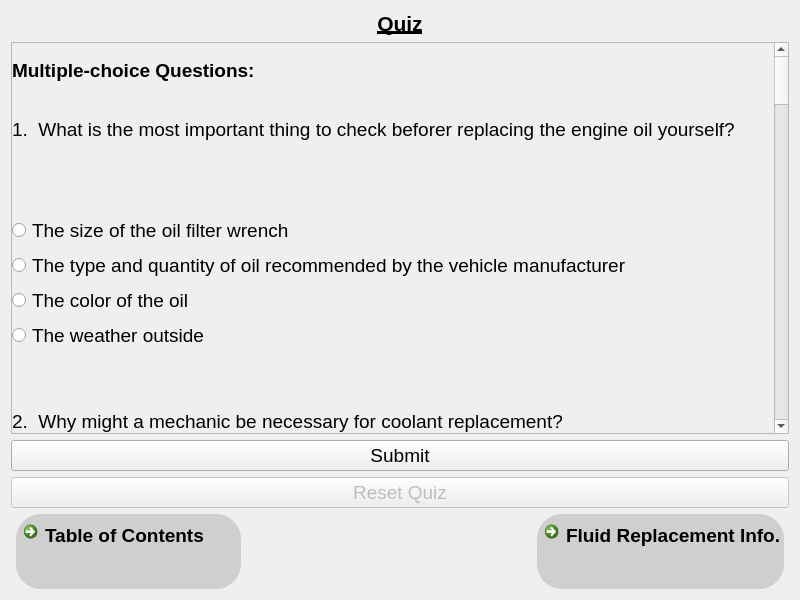
<?xml version="1.0" encoding="UTF-8"?>
<ui version="4.0">
 <class>FluidReplacementQuizForm</class>
 <widget class="QWidget" name="FluidReplacementQuizForm">
  <property name="geometry">
   <rect>
    <x>0</x>
    <y>0</y>
    <width>800</width>
    <height>600</height>
   </rect>
  </property>
  <property name="minimumSize">
   <size>
    <width>800</width>
    <height>600</height>
   </size>
  </property>
  <property name="maximumSize">
   <size>
    <width>3840</width>
    <height>2160</height>
   </size>
  </property>
  <property name="windowTitle">
   <string>Form</string>
  </property>
  <layout class="QVBoxLayout" name="verticalLayout_2" stretch="0,1,0,0,0">
   <item>
    <widget class="QLabel" name="titleLabel">
     <property name="font">
      <font>
       <pointsize>16</pointsize>
       <bold>true</bold>
       <underline>true</underline>
      </font>
     </property>
     <property name="text">
      <string>Quiz</string>
     </property>
     <property name="alignment">
      <set>Qt::AlignmentFlag::AlignCenter</set>
     </property>
    </widget>
   </item>
   <item>
    <widget class="QScrollArea" name="scrollArea">
     <property name="sizePolicy">
      <sizepolicy hsizetype="Expanding" vsizetype="Expanding">
       <horstretch>1</horstretch>
       <verstretch>1</verstretch>
      </sizepolicy>
     </property>
     <property name="verticalScrollBarPolicy">
      <enum>Qt::ScrollBarPolicy::ScrollBarAlwaysOn</enum>
     </property>
     <property name="widgetResizable">
      <bool>true</bool>
     </property>
     <widget class="QWidget" name="scrollAreaWidgetContents">
      <property name="geometry">
       <rect>
        <x>0</x>
        <y>0</y>
        <width>763</width>
        <height>3000</height>
       </rect>
      </property>
      <property name="sizePolicy">
       <sizepolicy hsizetype="Preferred" vsizetype="Preferred">
        <horstretch>0</horstretch>
        <verstretch>0</verstretch>
       </sizepolicy>
      </property>
      <property name="minimumSize">
       <size>
        <width>0</width>
        <height>3000</height>
       </size>
      </property>
      <widget class="QWidget" name="verticalLayoutWidget">
       <property name="geometry">
        <rect>
         <x>0</x>
         <y>0</y>
         <width>1045</width>
         <height>2838</height>
        </rect>
       </property>
       <layout class="QVBoxLayout" name="verticalLayout">
        <property name="sizeConstraint">
         <enum>QLayout::SizeConstraint::SetDefaultConstraint</enum>
        </property>
        <item>
         <widget class="QLabel" name="multipleChoiceLabel">
          <property name="font">
           <font>
            <pointsize>14</pointsize>
            <bold>true</bold>
           </font>
          </property>
          <property name="text">
           <string>Multiple-choice Questions:</string>
          </property>
         </widget>
        </item>
        <item>
         <widget class="QLabel" name="q1QuestionLabel">
          <property name="minimumSize">
           <size>
            <width>0</width>
            <height>50</height>
           </size>
          </property>
          <property name="maximumSize">
           <size>
            <width>16777215</width>
            <height>50</height>
           </size>
          </property>
          <property name="font">
           <font>
            <pointsize>14</pointsize>
           </font>
          </property>
          <property name="text">
           <string>1.  What is the most important thing to check beforer replacing the engine oil yourself?</string>
          </property>
         </widget>
        </item>
        <item>
         <widget class="QLabel" name="q1ResultLabel">
          <property name="sizePolicy">
           <sizepolicy hsizetype="Minimum" vsizetype="Minimum">
            <horstretch>0</horstretch>
            <verstretch>0</verstretch>
           </sizepolicy>
          </property>
          <property name="maximumSize">
           <size>
            <width>16777215</width>
            <height>50</height>
           </size>
          </property>
          <property name="font">
           <font>
            <pointsize>14</pointsize>
           </font>
          </property>
          <property name="styleSheet">
           <string notr="true"/>
          </property>
          <property name="text">
           <string/>
          </property>
         </widget>
        </item>
        <item>
         <widget class="QRadioButton" name="q1AnswerAButton">
          <property name="font">
           <font>
            <pointsize>14</pointsize>
           </font>
          </property>
          <property name="text">
           <string>The size of the oil filter wrench</string>
          </property>
          <attribute name="buttonGroup">
           <string notr="true">q1ButtonGroup</string>
          </attribute>
         </widget>
        </item>
        <item>
         <widget class="QRadioButton" name="q1AnswerBButton">
          <property name="font">
           <font>
            <pointsize>14</pointsize>
           </font>
          </property>
          <property name="text">
           <string>The type and quantity of oil recommended by the vehicle manufacturer</string>
          </property>
          <attribute name="buttonGroup">
           <string notr="true">q1ButtonGroup</string>
          </attribute>
         </widget>
        </item>
        <item>
         <widget class="QRadioButton" name="q1AnswerCButton">
          <property name="font">
           <font>
            <pointsize>14</pointsize>
           </font>
          </property>
          <property name="text">
           <string>The color of the oil</string>
          </property>
          <attribute name="buttonGroup">
           <string notr="true">q1ButtonGroup</string>
          </attribute>
         </widget>
        </item>
        <item>
         <widget class="QRadioButton" name="q1AnswerDButton">
          <property name="font">
           <font>
            <pointsize>14</pointsize>
           </font>
          </property>
          <property name="text">
           <string>The weather outside</string>
          </property>
          <attribute name="buttonGroup">
           <string notr="true">q1ButtonGroup</string>
          </attribute>
         </widget>
        </item>
        <item>
         <spacer name="verticalSpacer">
          <property name="orientation">
           <enum>Qt::Orientation::Vertical</enum>
          </property>
          <property name="sizeType">
           <enum>QSizePolicy::Policy::Fixed</enum>
          </property>
          <property name="sizeHint" stdset="0">
           <size>
            <width>20</width>
            <height>40</height>
           </size>
          </property>
         </spacer>
        </item>
        <item>
         <widget class="QLabel" name="q2QuestionLabel">
          <property name="minimumSize">
           <size>
            <width>0</width>
            <height>50</height>
           </size>
          </property>
          <property name="maximumSize">
           <size>
            <width>745</width>
            <height>50</height>
           </size>
          </property>
          <property name="font">
           <font>
            <pointsize>14</pointsize>
           </font>
          </property>
          <property name="text">
           <string>2.  Why might a mechanic be necessary for coolant replacement?</string>
          </property>
          <property name="wordWrap">
           <bool>true</bool>
          </property>
         </widget>
        </item>
        <item>
         <widget class="QLabel" name="q2ResultLabel">
          <property name="maximumSize">
           <size>
            <width>16777215</width>
            <height>50</height>
           </size>
          </property>
          <property name="font">
           <font>
            <pointsize>14</pointsize>
           </font>
          </property>
          <property name="styleSheet">
           <string notr="true"/>
          </property>
          <property name="text">
           <string/>
          </property>
         </widget>
        </item>
        <item>
         <widget class="QRadioButton" name="q2AnswerAButton">
          <property name="font">
           <font>
            <pointsize>14</pointsize>
           </font>
          </property>
          <property name="text">
           <string>Draining the coolant requires specialized tools</string>
          </property>
          <attribute name="buttonGroup">
           <string notr="true">q2ButtonGroup</string>
          </attribute>
         </widget>
        </item>
        <item>
         <widget class="QRadioButton" name="q2AnswerBButton">
          <property name="font">
           <font>
            <pointsize>14</pointsize>
           </font>
          </property>
          <property name="text">
           <string>Adding coolant to the radiator is illegal without certification</string>
          </property>
          <attribute name="buttonGroup">
           <string notr="true">q2ButtonGroup</string>
          </attribute>
         </widget>
        </item>
        <item>
         <widget class="QRadioButton" name="q2AnswerCButton">
          <property name="font">
           <font>
            <pointsize>14</pointsize>
           </font>
          </property>
          <property name="text">
           <string>Coolant is only available at specialized shops</string>
          </property>
          <attribute name="buttonGroup">
           <string notr="true">q2ButtonGroup</string>
          </attribute>
         </widget>
        </item>
        <item>
         <widget class="QRadioButton" name="q2AnswerDButton">
          <property name="font">
           <font>
            <pointsize>14</pointsize>
           </font>
          </property>
          <property name="text">
           <string>A flush may be needed, and leaks in the radiator or hoses might need repair</string>
          </property>
          <attribute name="buttonGroup">
           <string notr="true">q2ButtonGroup</string>
          </attribute>
         </widget>
        </item>
        <item>
         <spacer name="verticalSpacer_2">
          <property name="orientation">
           <enum>Qt::Orientation::Vertical</enum>
          </property>
          <property name="sizeType">
           <enum>QSizePolicy::Policy::Fixed</enum>
          </property>
          <property name="sizeHint" stdset="0">
           <size>
            <width>20</width>
            <height>40</height>
           </size>
          </property>
         </spacer>
        </item>
        <item>
         <widget class="QLabel" name="q3QuestionLabel">
          <property name="minimumSize">
           <size>
            <width>0</width>
            <height>50</height>
           </size>
          </property>
          <property name="maximumSize">
           <size>
            <width>16777215</width>
            <height>50</height>
           </size>
          </property>
          <property name="font">
           <font>
            <pointsize>14</pointsize>
           </font>
          </property>
          <property name="text">
           <string>3.  Why is replacing brake fluid challenging for most people?</string>
          </property>
         </widget>
        </item>
        <item>
         <widget class="QLabel" name="q3ResultLabel">
          <property name="font">
           <font>
            <pointsize>14</pointsize>
           </font>
          </property>
          <property name="styleSheet">
           <string notr="true"/>
          </property>
          <property name="text">
           <string/>
          </property>
         </widget>
        </item>
        <item>
         <widget class="QRadioButton" name="q3AnswerAButton">
          <property name="font">
           <font>
            <pointsize>14</pointsize>
           </font>
          </property>
          <property name="text">
           <string>It requires bleeding the brakes properly to remove air from the system</string>
          </property>
          <attribute name="buttonGroup">
           <string notr="true">q3ButtonGroup</string>
          </attribute>
         </widget>
        </item>
        <item>
         <widget class="QRadioButton" name="q3AnswerBButton">
          <property name="font">
           <font>
            <pointsize>14</pointsize>
           </font>
          </property>
          <property name="text">
           <string>Brake fluid is flammable</string>
          </property>
          <attribute name="buttonGroup">
           <string notr="true">q3ButtonGroup</string>
          </attribute>
         </widget>
        </item>
        <item>
         <widget class="QRadioButton" name="q3AnswerCButton">
          <property name="font">
           <font>
            <pointsize>14</pointsize>
           </font>
          </property>
          <property name="text">
           <string>It requires a license to handle brake fluid</string>
          </property>
          <attribute name="buttonGroup">
           <string notr="true">q3ButtonGroup</string>
          </attribute>
         </widget>
        </item>
        <item>
         <widget class="QRadioButton" name="q3AnswerDButton">
          <property name="font">
           <font>
            <pointsize>14</pointsize>
           </font>
          </property>
          <property name="text">
           <string>The fluid must be heated before use</string>
          </property>
          <attribute name="buttonGroup">
           <string notr="true">q3ButtonGroup</string>
          </attribute>
         </widget>
        </item>
        <item>
         <spacer name="verticalSpacer_3">
          <property name="orientation">
           <enum>Qt::Orientation::Vertical</enum>
          </property>
          <property name="sizeType">
           <enum>QSizePolicy::Policy::Fixed</enum>
          </property>
          <property name="sizeHint" stdset="0">
           <size>
            <width>20</width>
            <height>40</height>
           </size>
          </property>
         </spacer>
        </item>
        <item>
         <widget class="QLabel" name="q4QuestionLabel">
          <property name="minimumSize">
           <size>
            <width>0</width>
            <height>50</height>
           </size>
          </property>
          <property name="maximumSize">
           <size>
            <width>745</width>
            <height>16777215</height>
           </size>
          </property>
          <property name="font">
           <font>
            <pointsize>14</pointsize>
           </font>
          </property>
          <property name="text">
           <string>4.  What is the correct way to replace winshield washer fluid?</string>
          </property>
          <property name="wordWrap">
           <bool>true</bool>
          </property>
         </widget>
        </item>
        <item>
         <widget class="QLabel" name="q4ResultLabel">
          <property name="font">
           <font>
            <pointsize>14</pointsize>
           </font>
          </property>
          <property name="styleSheet">
           <string notr="true"/>
          </property>
          <property name="text">
           <string/>
          </property>
         </widget>
        </item>
        <item>
         <widget class="QRadioButton" name="q4AnswerAButton">
          <property name="font">
           <font>
            <pointsize>14</pointsize>
           </font>
          </property>
          <property name="text">
           <string>Pour directly onto the windshield</string>
          </property>
          <attribute name="buttonGroup">
           <string notr="true">q4ButtonGroup</string>
          </attribute>
         </widget>
        </item>
        <item>
         <widget class="QRadioButton" name="q4AnswerBButton">
          <property name="font">
           <font>
            <pointsize>14</pointsize>
           </font>
          </property>
          <property name="text">
           <string>Add it to the engine oil reservoir</string>
          </property>
          <attribute name="buttonGroup">
           <string notr="true">q4ButtonGroup</string>
          </attribute>
         </widget>
        </item>
        <item>
         <widget class="QRadioButton" name="q4AnswerCButton">
          <property name="font">
           <font>
            <pointsize>14</pointsize>
           </font>
          </property>
          <property name="text">
           <string>Fill the washer fluid reservoir until full</string>
          </property>
          <attribute name="buttonGroup">
           <string notr="true">q4ButtonGroup</string>
          </attribute>
         </widget>
        </item>
        <item>
         <widget class="QRadioButton" name="q4AnswerDButton">
          <property name="font">
           <font>
            <pointsize>14</pointsize>
           </font>
          </property>
          <property name="text">
           <string>Pour it into the radiator</string>
          </property>
          <attribute name="buttonGroup">
           <string notr="true">q4ButtonGroup</string>
          </attribute>
         </widget>
        </item>
        <item>
         <spacer name="verticalSpacer_4">
          <property name="orientation">
           <enum>Qt::Orientation::Vertical</enum>
          </property>
          <property name="sizeType">
           <enum>QSizePolicy::Policy::Fixed</enum>
          </property>
          <property name="sizeHint" stdset="0">
           <size>
            <width>20</width>
            <height>40</height>
           </size>
          </property>
         </spacer>
        </item>
        <item>
         <widget class="QLabel" name="trueFalseLabel">
          <property name="font">
           <font>
            <pointsize>14</pointsize>
            <bold>true</bold>
           </font>
          </property>
          <property name="text">
           <string>True/False Questions:</string>
          </property>
         </widget>
        </item>
        <item>
         <widget class="QLabel" name="q5QuestionLabel">
          <property name="minimumSize">
           <size>
            <width>0</width>
            <height>50</height>
           </size>
          </property>
          <property name="maximumSize">
           <size>
            <width>745</width>
            <height>16777215</height>
           </size>
          </property>
          <property name="font">
           <font>
            <pointsize>14</pointsize>
           </font>
          </property>
          <property name="text">
           <string>5.  You should always use the transmission fluid specified in the owner's manual to avoid damage to the transmission.</string>
          </property>
          <property name="wordWrap">
           <bool>true</bool>
          </property>
         </widget>
        </item>
        <item>
         <widget class="QLabel" name="q5ResultLabel">
          <property name="font">
           <font>
            <pointsize>14</pointsize>
           </font>
          </property>
          <property name="styleSheet">
           <string notr="true"/>
          </property>
          <property name="text">
           <string/>
          </property>
         </widget>
        </item>
        <item>
         <widget class="QRadioButton" name="q5AnswerTrueButton">
          <property name="font">
           <font>
            <pointsize>14</pointsize>
           </font>
          </property>
          <property name="text">
           <string>True</string>
          </property>
          <attribute name="buttonGroup">
           <string notr="true">q5ButtonGroup</string>
          </attribute>
         </widget>
        </item>
        <item>
         <widget class="QRadioButton" name="q5AnswerFalseButton">
          <property name="font">
           <font>
            <pointsize>14</pointsize>
           </font>
          </property>
          <property name="text">
           <string>False</string>
          </property>
          <attribute name="buttonGroup">
           <string notr="true">q5ButtonGroup</string>
          </attribute>
         </widget>
        </item>
        <item>
         <spacer name="verticalSpacer_5">
          <property name="orientation">
           <enum>Qt::Orientation::Vertical</enum>
          </property>
          <property name="sizeType">
           <enum>QSizePolicy::Policy::Fixed</enum>
          </property>
          <property name="sizeHint" stdset="0">
           <size>
            <width>20</width>
            <height>40</height>
           </size>
          </property>
         </spacer>
        </item>
        <item>
         <widget class="QLabel" name="q6QuestionLabel">
          <property name="sizePolicy">
           <sizepolicy hsizetype="Preferred" vsizetype="Preferred">
            <horstretch>0</horstretch>
            <verstretch>0</verstretch>
           </sizepolicy>
          </property>
          <property name="minimumSize">
           <size>
            <width>0</width>
            <height>50</height>
           </size>
          </property>
          <property name="maximumSize">
           <size>
            <width>745</width>
            <height>16777215</height>
           </size>
          </property>
          <property name="font">
           <font>
            <pointsize>14</pointsize>
           </font>
          </property>
          <property name="text">
           <string>6.  Windshield washer fluid replacement always requires a mechanic</string>
          </property>
          <property name="scaledContents">
           <bool>false</bool>
          </property>
          <property name="wordWrap">
           <bool>true</bool>
          </property>
         </widget>
        </item>
        <item>
         <widget class="QLabel" name="q6ResultLabel">
          <property name="font">
           <font>
            <pointsize>14</pointsize>
           </font>
          </property>
          <property name="styleSheet">
           <string notr="true"/>
          </property>
          <property name="text">
           <string/>
          </property>
         </widget>
        </item>
        <item>
         <widget class="QRadioButton" name="q6AnswerTrueButton">
          <property name="font">
           <font>
            <pointsize>14</pointsize>
           </font>
          </property>
          <property name="text">
           <string>True</string>
          </property>
          <attribute name="buttonGroup">
           <string notr="true">q6ButtonGroup</string>
          </attribute>
         </widget>
        </item>
        <item>
         <widget class="QRadioButton" name="q6AnswerFalseButton">
          <property name="font">
           <font>
            <pointsize>14</pointsize>
           </font>
          </property>
          <property name="text">
           <string>False</string>
          </property>
          <attribute name="buttonGroup">
           <string notr="true">q6ButtonGroup</string>
          </attribute>
         </widget>
        </item>
        <item>
         <spacer name="verticalSpacer_6">
          <property name="orientation">
           <enum>Qt::Orientation::Vertical</enum>
          </property>
          <property name="sizeType">
           <enum>QSizePolicy::Policy::Fixed</enum>
          </property>
          <property name="sizeHint" stdset="0">
           <size>
            <width>20</width>
            <height>40</height>
           </size>
          </property>
         </spacer>
        </item>
        <item>
         <widget class="QLabel" name="fillInTheBlankLabel">
          <property name="font">
           <font>
            <pointsize>14</pointsize>
            <bold>true</bold>
           </font>
          </property>
          <property name="text">
           <string>Fill-in-the-blank Questions:</string>
          </property>
         </widget>
        </item>
        <item>
         <widget class="QLabel" name="q7QuestionLabel">
          <property name="minimumSize">
           <size>
            <width>0</width>
            <height>50</height>
           </size>
          </property>
          <property name="maximumSize">
           <size>
            <width>745</width>
            <height>16777215</height>
           </size>
          </property>
          <property name="font">
           <font>
            <pointsize>14</pointsize>
           </font>
          </property>
          <property name="text">
           <string>7. ________________ fluid helps the driver turn the steering wheel more easily.</string>
          </property>
          <property name="wordWrap">
           <bool>true</bool>
          </property>
         </widget>
        </item>
        <item>
         <widget class="QLabel" name="q7ResultLabel">
          <property name="font">
           <font>
            <pointsize>14</pointsize>
           </font>
          </property>
          <property name="styleSheet">
           <string notr="true"/>
          </property>
          <property name="text">
           <string/>
          </property>
         </widget>
        </item>
        <item>
         <widget class="QLineEdit" name="q7AnswerLine">
          <property name="font">
           <font>
            <pointsize>14</pointsize>
            <italic>true</italic>
           </font>
          </property>
          <property name="placeholderText">
           <string>&lt;Answer&gt;</string>
          </property>
         </widget>
        </item>
        <item>
         <spacer name="verticalSpacer_7">
          <property name="orientation">
           <enum>Qt::Orientation::Vertical</enum>
          </property>
          <property name="sizeType">
           <enum>QSizePolicy::Policy::Fixed</enum>
          </property>
          <property name="sizeHint" stdset="0">
           <size>
            <width>20</width>
            <height>40</height>
           </size>
          </property>
         </spacer>
        </item>
        <item>
         <widget class="QLabel" name="q8QuestionLabel">
          <property name="minimumSize">
           <size>
            <width>745</width>
            <height>50</height>
           </size>
          </property>
          <property name="maximumSize">
           <size>
            <width>745</width>
            <height>16777215</height>
           </size>
          </property>
          <property name="font">
           <font>
            <pointsize>14</pointsize>
           </font>
          </property>
          <property name="text">
           <string>8.  To avoid engine damage, always use the correct type of _____________ when replacing it in your car.</string>
          </property>
          <property name="wordWrap">
           <bool>true</bool>
          </property>
         </widget>
        </item>
        <item>
         <widget class="QLabel" name="q8ResultLabel">
          <property name="font">
           <font>
            <pointsize>14</pointsize>
           </font>
          </property>
          <property name="styleSheet">
           <string notr="true"/>
          </property>
          <property name="text">
           <string/>
          </property>
         </widget>
        </item>
        <item>
         <widget class="QLineEdit" name="q8AnswerLine">
          <property name="font">
           <font>
            <pointsize>14</pointsize>
            <italic>true</italic>
           </font>
          </property>
          <property name="placeholderText">
           <string>&lt;Answer&gt;</string>
          </property>
         </widget>
        </item>
        <item>
         <spacer name="verticalSpacer_8">
          <property name="orientation">
           <enum>Qt::Orientation::Vertical</enum>
          </property>
          <property name="sizeType">
           <enum>QSizePolicy::Policy::Fixed</enum>
          </property>
          <property name="sizeHint" stdset="0">
           <size>
            <width>20</width>
            <height>40</height>
           </size>
          </property>
         </spacer>
        </item>
        <item>
         <widget class="QLabel" name="scenarioBasedLabel">
          <property name="font">
           <font>
            <pointsize>14</pointsize>
            <bold>true</bold>
           </font>
          </property>
          <property name="text">
           <string>Scenario-based Questions:</string>
          </property>
         </widget>
        </item>
        <item>
         <widget class="QLabel" name="q9QuestionLabel">
          <property name="minimumSize">
           <size>
            <width>0</width>
            <height>50</height>
           </size>
          </property>
          <property name="maximumSize">
           <size>
            <width>745</width>
            <height>16777215</height>
           </size>
          </property>
          <property name="font">
           <font>
            <pointsize>14</pointsize>
           </font>
          </property>
          <property name="text">
           <string>9.  You notice your brake fluid is low and decide to top it off. Afterward, the brake pedal feels soft. What should you do?</string>
          </property>
          <property name="wordWrap">
           <bool>true</bool>
          </property>
         </widget>
        </item>
        <item>
         <widget class="QLabel" name="q9ResultLabel">
          <property name="font">
           <font>
            <pointsize>14</pointsize>
           </font>
          </property>
          <property name="styleSheet">
           <string notr="true"/>
          </property>
          <property name="text">
           <string/>
          </property>
         </widget>
        </item>
        <item>
         <widget class="QRadioButton" name="q9AnswerAButton">
          <property name="font">
           <font>
            <pointsize>14</pointsize>
           </font>
          </property>
          <property name="text">
           <string>Add more brake fluid</string>
          </property>
          <attribute name="buttonGroup">
           <string notr="true">q9ButtonGroup</string>
          </attribute>
         </widget>
        </item>
        <item>
         <widget class="QRadioButton" name="q9AnswerBButton">
          <property name="font">
           <font>
            <pointsize>14</pointsize>
           </font>
          </property>
          <property name="text">
           <string>Check for leaks and have the system bled by a mechanic</string>
          </property>
          <attribute name="buttonGroup">
           <string notr="true">q9ButtonGroup</string>
          </attribute>
         </widget>
        </item>
        <item>
         <widget class="QRadioButton" name="q9AnswerCButton">
          <property name="font">
           <font>
            <pointsize>14</pointsize>
           </font>
          </property>
          <property name="text">
           <string>Pump the brakes repeatedly to build pressure</string>
          </property>
          <attribute name="buttonGroup">
           <string notr="true">q9ButtonGroup</string>
          </attribute>
         </widget>
        </item>
        <item>
         <widget class="QRadioButton" name="q9AnswerDButton">
          <property name="font">
           <font>
            <pointsize>14</pointsize>
           </font>
          </property>
          <property name="text">
           <string>Ignore it; the problem will resolve itself</string>
          </property>
          <attribute name="buttonGroup">
           <string notr="true">q9ButtonGroup</string>
          </attribute>
         </widget>
        </item>
        <item>
         <spacer name="verticalSpacer_9">
          <property name="orientation">
           <enum>Qt::Orientation::Vertical</enum>
          </property>
          <property name="sizeType">
           <enum>QSizePolicy::Policy::Fixed</enum>
          </property>
          <property name="sizeHint" stdset="0">
           <size>
            <width>20</width>
            <height>40</height>
           </size>
          </property>
         </spacer>
        </item>
        <item>
         <widget class="QLabel" name="q10QuestionLabel">
          <property name="minimumSize">
           <size>
            <width>0</width>
            <height>50</height>
           </size>
          </property>
          <property name="maximumSize">
           <size>
            <width>745</width>
            <height>16777215</height>
           </size>
          </property>
          <property name="font">
           <font>
            <pointsize>14</pointsize>
           </font>
          </property>
          <property name="text">
           <string>10.  If your transmission fluid is low, what is the best course of action?</string>
          </property>
          <property name="wordWrap">
           <bool>true</bool>
          </property>
         </widget>
        </item>
        <item>
         <widget class="QLabel" name="q10ResultLabel">
          <property name="font">
           <font>
            <pointsize>14</pointsize>
           </font>
          </property>
          <property name="styleSheet">
           <string notr="true"/>
          </property>
          <property name="text">
           <string/>
          </property>
         </widget>
        </item>
        <item>
         <widget class="QRadioButton" name="q10AnswerAButton">
          <property name="font">
           <font>
            <pointsize>14</pointsize>
           </font>
          </property>
          <property name="text">
           <string>Drive to the nearest shop and ask a mechanic to inspect and replace it</string>
          </property>
          <attribute name="buttonGroup">
           <string notr="true">q10ButtonGroup</string>
          </attribute>
         </widget>
        </item>
        <item>
         <widget class="QRadioButton" name="q10AnswerBButton">
          <property name="font">
           <font>
            <pointsize>14</pointsize>
           </font>
          </property>
          <property name="text">
           <string>Add any fluid labeled &quot;automotive&quot; to the reservoir</string>
          </property>
          <attribute name="buttonGroup">
           <string notr="true">q10ButtonGroup</string>
          </attribute>
         </widget>
        </item>
        <item>
         <widget class="QRadioButton" name="q10AnswerCButton">
          <property name="font">
           <font>
            <pointsize>14</pointsize>
           </font>
          </property>
          <property name="text">
           <string>Ignore the issue until the car stops shifting properly</string>
          </property>
          <attribute name="buttonGroup">
           <string notr="true">q10ButtonGroup</string>
          </attribute>
         </widget>
        </item>
        <item>
         <widget class="QRadioButton" name="q10AnswerDButton">
          <property name="font">
           <font>
            <pointsize>14</pointsize>
           </font>
          </property>
          <property name="text">
           <string>Pour coolant into the transmission reservior</string>
          </property>
          <attribute name="buttonGroup">
           <string notr="true">q10ButtonGroup</string>
          </attribute>
         </widget>
        </item>
       </layout>
      </widget>
     </widget>
    </widget>
   </item>
   <item>
    <widget class="QPushButton" name="submitButton">
     <property name="font">
      <font>
       <pointsize>14</pointsize>
      </font>
     </property>
     <property name="text">
      <string>Submit</string>
     </property>
    </widget>
   </item>
   <item>
    <widget class="QPushButton" name="resetButton">
     <property name="enabled">
      <bool>false</bool>
     </property>
     <property name="font">
      <font>
       <pointsize>14</pointsize>
      </font>
     </property>
     <property name="text">
      <string>Reset Quiz</string>
     </property>
    </widget>
   </item>
   <item>
    <layout class="QHBoxLayout" name="horizontalLayout">
     <property name="leftMargin">
      <number>5</number>
     </property>
     <property name="rightMargin">
      <number>5</number>
     </property>
     <item>
      <widget class="QCommandLinkButton" name="tableOfContentsButton">
       <property name="sizePolicy">
        <sizepolicy hsizetype="Fixed" vsizetype="Fixed">
         <horstretch>0</horstretch>
         <verstretch>0</verstretch>
        </sizepolicy>
       </property>
       <property name="minimumSize">
        <size>
         <width>225</width>
         <height>75</height>
        </size>
       </property>
       <property name="maximumSize">
        <size>
         <width>225</width>
         <height>75</height>
        </size>
       </property>
       <property name="font">
        <font>
         <family>Segoe UI</family>
         <pointsize>14</pointsize>
        </font>
       </property>
       <property name="styleSheet">
        <string notr="true">background-color: rgb(207, 207, 207);
border-radius: 25%;</string>
       </property>
       <property name="text">
        <string>Table of Contents</string>
       </property>
      </widget>
     </item>
     <item>
      <spacer name="horizontalSpacer">
       <property name="orientation">
        <enum>Qt::Orientation::Horizontal</enum>
       </property>
       <property name="sizeHint" stdset="0">
        <size>
         <width>40</width>
         <height>20</height>
        </size>
       </property>
      </spacer>
     </item>
     <item>
      <widget class="QCommandLinkButton" name="fluidReplacementInfoButton">
       <property name="sizePolicy">
        <sizepolicy hsizetype="Fixed" vsizetype="Fixed">
         <horstretch>0</horstretch>
         <verstretch>0</verstretch>
        </sizepolicy>
       </property>
       <property name="minimumSize">
        <size>
         <width>225</width>
         <height>75</height>
        </size>
       </property>
       <property name="font">
        <font>
         <family>Segoe UI</family>
         <pointsize>14</pointsize>
        </font>
       </property>
       <property name="styleSheet">
        <string notr="true">background-color: rgb(207, 207, 207);
border-radius: 25%;</string>
       </property>
       <property name="text">
        <string>Fluid Replacement Info.</string>
       </property>
      </widget>
     </item>
    </layout>
   </item>
  </layout>
 </widget>
 <resources/>
 <connections/>
 <buttongroups>
  <buttongroup name="q9ButtonGroup"/>
  <buttongroup name="q5ButtonGroup"/>
  <buttongroup name="q1ButtonGroup"/>
  <buttongroup name="q3ButtonGroup"/>
  <buttongroup name="q10ButtonGroup"/>
  <buttongroup name="q6ButtonGroup"/>
  <buttongroup name="q2ButtonGroup"/>
  <buttongroup name="q4ButtonGroup"/>
 </buttongroups>
</ui>
